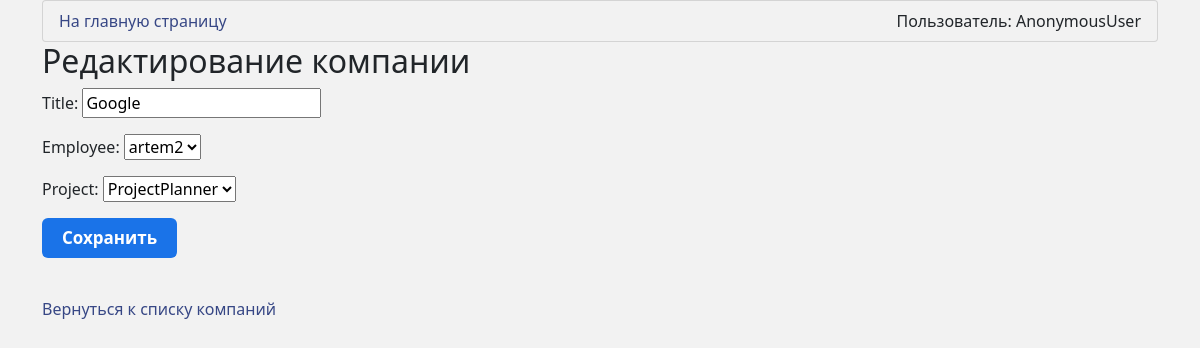
/DAL/company_edit/1/, run on the app's committed database.
### DAL/models.py (models this page shows, shortened)
class Company(models.Model):
    objects = None
    title = models.CharField(max_length=255)
    employee = models.ForeignKey(User, on_delete=models.CASCADE)
    project = models.ForeignKey(Article, on_delete=models.CASCADE)
    class Meta:
        verbose_name = 'Компания'
        verbose_name_plural = 'Компании'

class Article(models.Model):
    objects = None
    title = models.CharField(max_length=255)
    author = models.ForeignKey(User, on_delete=models.CASCADE)
    information = models.TextField()
    tasks = models.ForeignKey(Task, on_delete=models.CASCADE)
    release_date = models.DateField()
    class Meta:
        verbose_name = 'Проект'
        verbose_name_plural = 'Проекты'
    def __str__(self):
        return self.title

### DAL/views.py (the view)
# urls.py: path('company_edit/<int:pk>/', views.CompanyUpdateView.as_view(), name='company_edit'),
class CompanyUpdateView(UpdateView):
    model = Company
    template_name = 'registration/company_edit.html'
    fields = '__all__'
    success_url = reverse_lazy('company_list')

### DAL/models.py (called while the page is built)
    def __str__(self):
        return self.username

### DAL/templates/registration/company_edit.html (shortened to what this page needs)
{% extends 'base.html' %}
{% block content %}
  <h2>Редактирование компании</h2>
  <form method="post">
    {{ form.as_p }}
    <button class="btn">Сохранить</button>
  </form>
  <br>
  <a href="{% url 'company_list' %}">Вернуться к списку компаний</a>
{% endblock %}

### DAL/static/users/css/main.css (style rules this page uses)
a { color: #374785; text-decoration: none; transition: color 0.2s, font-size 0.3s; }
body { background-color: #F2F2F2; }
body.container { background-color: #F2F2F2; }
.btn { display: inline-block; box-sizing: border-box; padding: 0 20px; margin: 0 15px 15px 0; outline: none; border: none; border-radius: 6px; height: 40px; line-height: 40px; font-size: 17px; font-weight: 600; text-decoration: none; color: #fff; background-color: #1a73e8; cursor: pointer; user-select: none; appearance: none; touch-action: manipulation; }

### data on the page
Company: title "Google", employee "artem2", project "ProjectPlanner"

### other printed values
{{ user }} "AnonymousUser"
